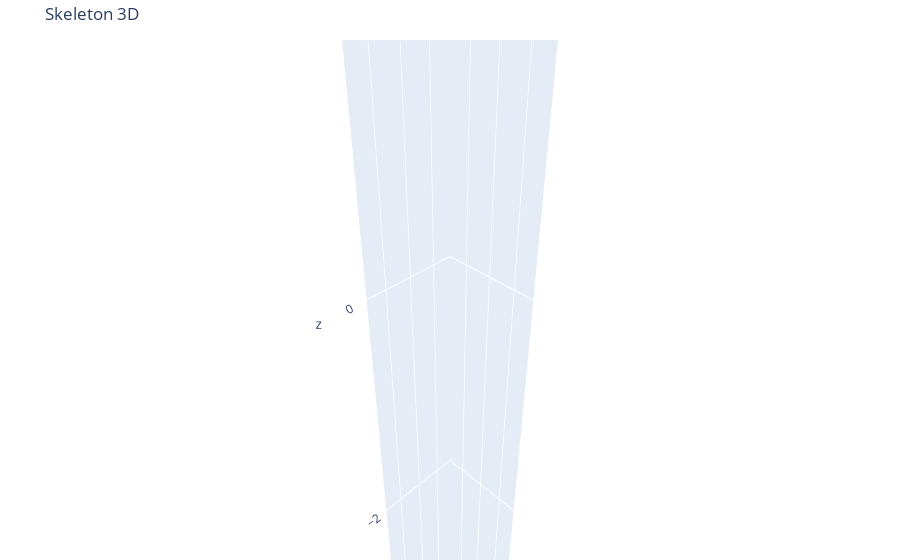

The notebook cell this image was saved under:
### Code cell
skel = skeletonize(
    mesh,
    mcf_dt=2e-2,
    mcf_iters=50,
    laplacian_type="cotangent",
    guidance_type=None,        # or "voronoi" with guidance_weight > 0.0
    guidance_weight=0.0,
    build_graph="mesh",        # or "knn"
    knn=12,
    length_quantile=0.7,       # prune leaf stubs
    collapse_passes=3,
    collapse_percentile=0.3,
    preserve_branch_degree=3,
    collapse_mode="percentile",
    collapse_ratio=0.1,
    collapse_domain="graph",   # "graph" or "mesh_only"
    compress_chains=True,
    medial_protect=False,      # pair with guidance_type="voronoi"
    medial_protect_threshold=0.5,
    resample_spacing=None,     # e.g., 0.02 for uniform spacing
    graph_collapse_mode="percentile",
    graph_collapse_ratio=0.1,
    closest_pole_policy=False, # pair with guidance_type="voronoi"
    closest_pole_tol=1.05,
    verbose=True,
)
print("Skeleton: nodes=", skel.nodes.shape, "edges=", skel.edges.shape, "graph_edges=", skel.graph.number_of_edges())
skel.plot_3d();

### Figure 1 — Plotly figure (JSON) as saved in the notebook; plotly's stock layout.template omitted (floating-point values rounded to 4 significant figures; data arrays with more than 128 entries replaced by an {"elided": "..."} marker saying what was removed)
{"data": [{"line": {"color": "#1f77b4", "width": 4}, "mode": "lines", "name": "skeleton", "type": "scatter3d", "x": {"elided": "612 float values"}, "y": {"elided": "612 float values"}, "z": {"elided": "612 float values"}}], "layout": {"legend": {"orientation": "h", "y": 1.02, "yanchor": "bottom"}, "margin": {"b": 0, "l": 0, "r": 0, "t": 40}, "scene": {"aspectmode": "data", "xaxis": {"visible": true}, "yaxis": {"visible": true}, "zaxis": {"visible": true}}, "title": {"text": "Skeleton 3D"}}}
